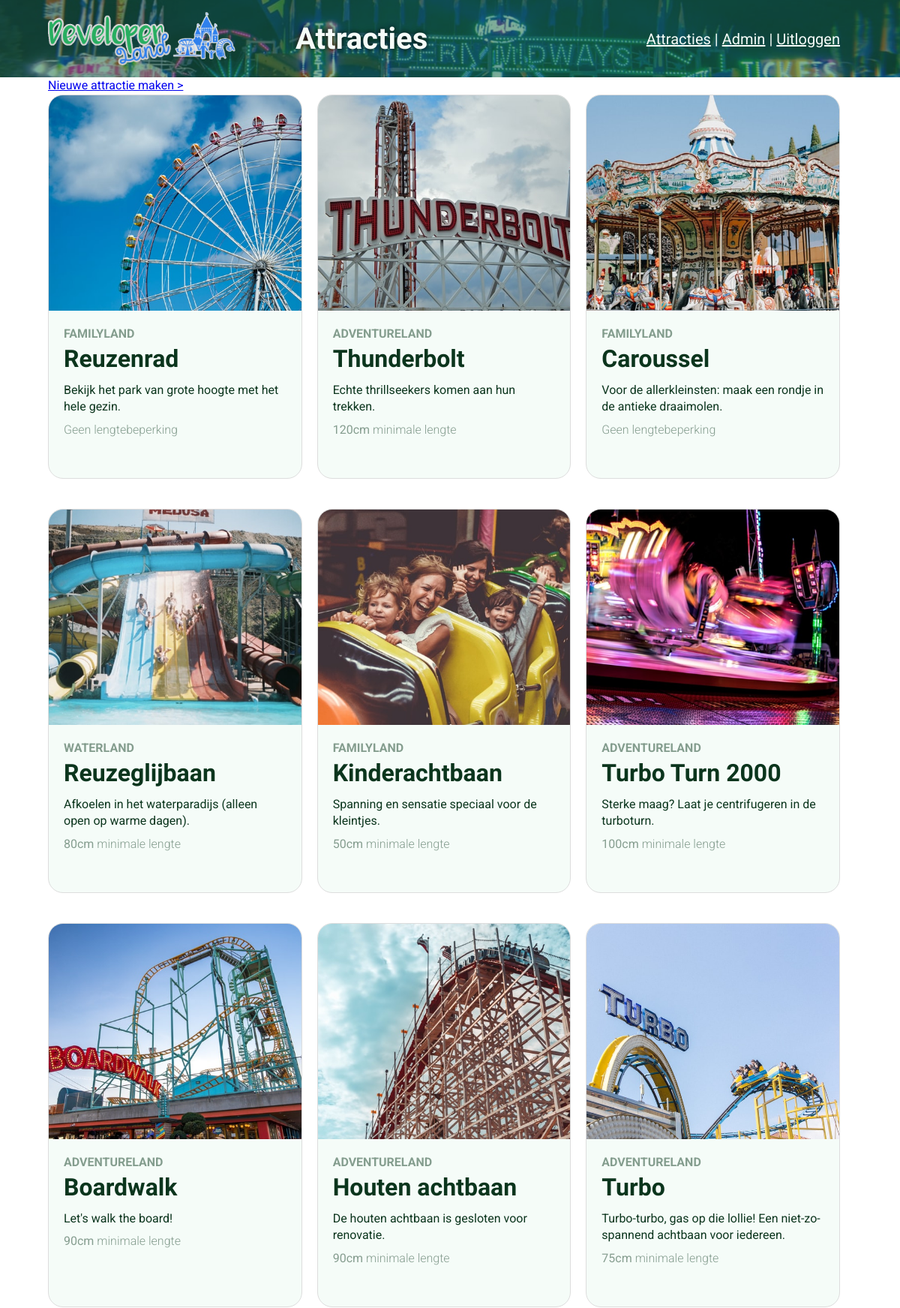
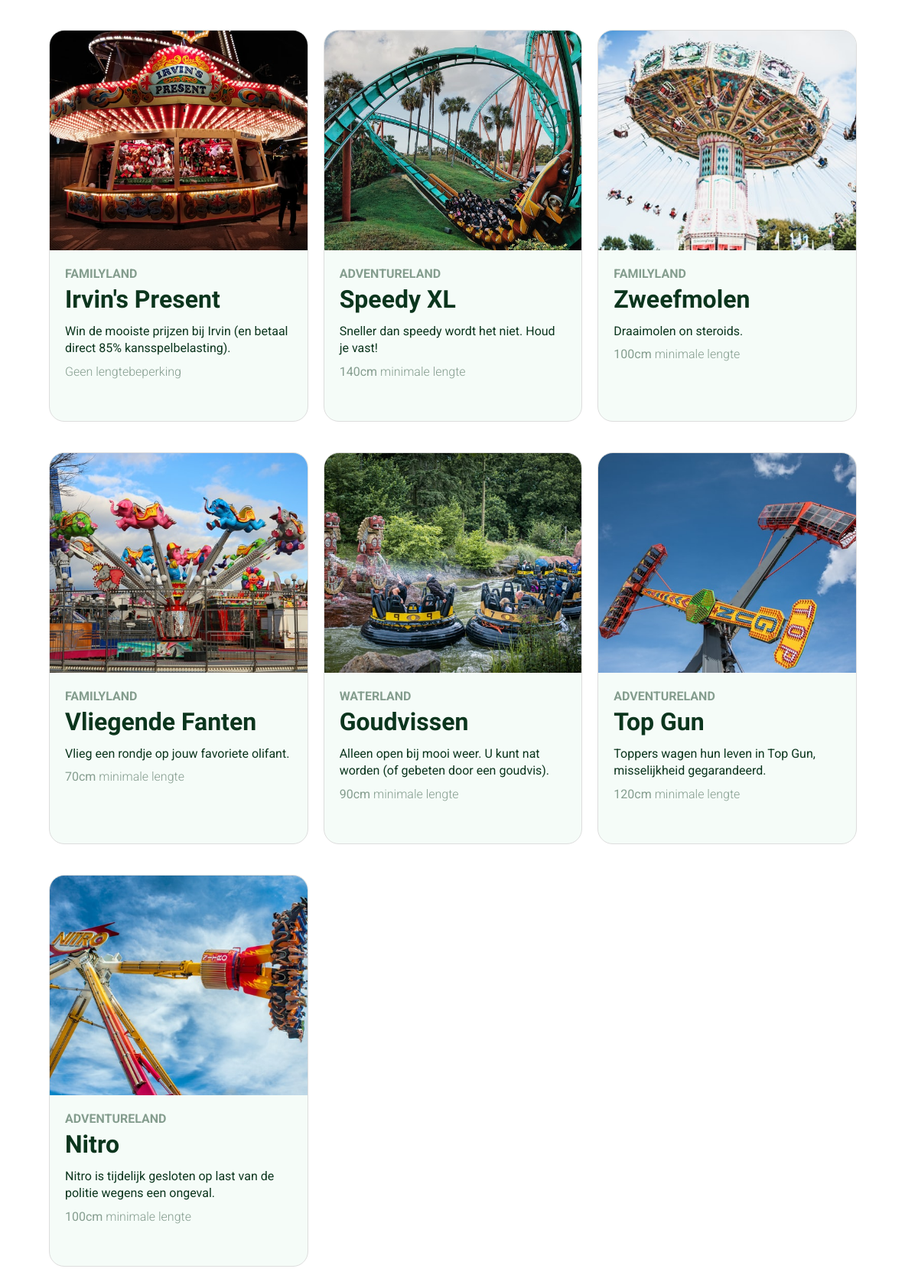
/admin/attracties/index.php (signed in), run on the app's committed database (2 pictures, top to bottom).
### tables this page shows
CREATE TABLE IF NOT EXISTS `rides` (
  `id` int(11) NOT NULL AUTO_INCREMENT,
  `title` varchar(255) NOT NULL,
  `themeland` varchar(255) NOT NULL,
  `img_file` text NOT NULL,
  `description` text NOT NULL,
  `min_length` int default NULL,
  `fast_pass` int(1) default 0,
  PRIMARY KEY (`id`)
);

### admin/backend/config.php (called while the page is built, shortened)
<?php
$base_url = 'http://localhost/attractiepagina';

### admin/attracties/index.php (the view, shortened to what this page needs)
<?php
require_once '../backend/config.php';
?>
<!doctype html>
<html lang="nl">
<head>
    <link rel="stylesheet" href="<?php echo $base_url; ?>/css/normalize.css">
    <link rel="stylesheet" href="<?php echo $base_url; ?>/css/main.css">
</head>
<body>
    <?php require_once '../../header.php'; ?>
    <div class="container">
        <a href="create.php">Nieuwe attractie maken &gt;</a>
        <?php
        require_once '../backend/conn.php';
        $query = "SELECT * FROM rides";
        $statement = $conn->prepare($query);
        $statement->execute();
        $rides = $statement->fetchAll(PDO::FETCH_ASSOC);
        ?>
        <div class="card-container">
            <?php foreach($rides as $ride): ?>
                <?php if($ride['fast_pass'] == "0"): ?>
                    <div class="card">
                        <div class="card-img">
                            <img src="<?php echo $base_url; ?>/img/attracties/<?php echo $ride['img_file']; ?>" alt="<?php echo $ride['title']; ?>">
                        </div>
                        <div class="card-info">
                            <div class="card-info-title">
                                <h4><span style="text-transform:uppercase;"><?php echo $ride['themeland']; ?></span></h4>
                                <h3><?php echo $ride['title']; ?></h3>
                            </div>
                            <p><?php echo $ride['description']?></p>
                            <?php if($ride['min_length'] != 0): ?>
                                <p class="length"><span style="font-weight: 400"><?php echo $ride['min_length']; ?>cm</span> minimale lengte</p>
                            <?php else:?>
                                <p class="length">Geen lengtebeperking</p>
                            <?php endif; ?>
                        </div>
                    </div>
                    <?php else: ?>
                        <div class="card fastpass">
                        <div class="card-img">
                            <img src="<?php echo $base_url; ?>/img/attracties/<?php echo $ride['img_file']; ?>" alt="<?php echo $ride['title']; ?>">
                        </div>
                        <div class="card-info">
                            <div class="card-info-title">
                                <h4><span style="text-transform:uppercase;"><?php echo $ride['themeland']; ?></span></h4>
                                <h3><?php echo $ride['title']; ?></h3>
                            </div>
                            <p><?php echo $ride['description']?></p>
                            <?php if($ride['min_length'] != 0): ?>
                                <p class="length"><span style="font-weight: 400"><?php echo $ride['min_length']; ?>cm</span> minimale lengte</p>
                            <?php else:?>
                                <p class="length">Geen lengtebeperking</p>
                            <?php endif; ?>
                        </div>
                    </div>
                <?php endif; ?>
            <?php endforeach; ?>
        </div>
    </div>
</body>
</html>

### header.php
<header>
    <div class="container header">
        <img src="<?php echo $base_url; ?>/img/logo-big-v4.png" alt="logo" class="logo">
        <h1>Attracties</h1>
        <nav>
            <a href="<?php echo $base_url; ?>/index.php">Attracties</a> |
            <a href="<?php echo $base_url; ?>/admin/index.php">Admin</a>
            <?php if(isset($_SESSION['user_id'])): ?>
                | <a href="<?php echo $base_url; ?>/admin/logout.php">Uitloggen</a>
            <?php else: ?>
                | <a href="<?php echo $base_url; ?>/admin/login.php">Inloggen</a>
            <?php endif; ?>
        </nav>
    </div>
</header>

### css/main.css (style rules this page uses)
html { color: #222; font-size: 1em; line-height: 1.4; font-family: "Roboto", sans-serif; }
audio, canvas, iframe, img, svg, video { vertical-align: middle; }
html { font-size: 16px; }
body { font-family: Roboto, sans-serif; }
.container { margin-left: 4rem; margin-right: 5rem; }
.container.header { display: flex; align-items: center; justify-content: space-between; }
header { font-size: 1.25rem; padding-top: 1rem; padding-bottom: 1rem; background-image: url(../img/park01.jpg); background-position: center; box-shadow: inset 0 0 0 1000px rgba(29, 98, 58, 0.5); }
header, nav a { color: #f5fcf8; }
.logo { max-width: 250px; }
header nav { flex-grow: 1; text-align: right; }
header h1 { font-family: Oxanium; font-weight: 600; margin: 0 5rem; text-shadow: 0 0 7px black; }
.card-container { display: grid; grid-template-columns: repeat(auto-fill, minmax(300px, 1fr)); gap: 20px; }
.card { max-height: 510px; display: flex; flex-direction: column; border: 1px solid #ddd; border-radius: 20px; margin-bottom: 20px; overflow: hidden; background-color: #F5FCF8; }
.card h4 { margin: 0px; color: #849D8E; font-weight: 700; }
.card h3 { margin-top: 0; margin-bottom: 0.5rem; font-family: "Oxanium", cursive; font-size: 2rem; font-weight: Bold; color: #0B351D; }
.card p { margin: 0; font-size: 1rem; color: #0B351D; }
.card .length { margin-top: .5rem; font-weight: 300; color: hsl(144, 11%, 57%); }
.card-img { height: 50vh; }
.card img { width: 100%; height: 100%; object-fit: cover; }
.card-info-title { display: flex; flex-direction: column; gap: 0px; }
.card img { flex: 1 1 50%; }
.card-info { flex: 1 1 50%; padding: 20px; }

### data on the page
rides: img_file (picture), themeland "FAMILYLAND", title "Reuzenrad", description "Bekijk het park van grote hoogte met het hele gezin.", shows "Geen lengtebeperking"
rides: img_file (picture), themeland "ADVENTURELAND", title "Thunderbolt", description "Echte thrillseekers komen aan hun trekken.", min_length "120"
rides: img_file (picture), themeland "FAMILYLAND", title "Caroussel", description "Voor de allerkleinsten: maak een rondje in de antieke draaimolen.", shows "Geen lengtebeperking"
rides: img_file (picture), themeland "WATERLAND", title "Reuzeglijbaan", description "Afkoelen in het waterparadijs (alleen open op warme dagen).", min_length "80"
rides: img_file (picture), themeland "FAMILYLAND", title "Kinderachtbaan", description "Spanning en sensatie speciaal voor de kleintjes.", min_length "50"
rides: img_file (picture), themeland "ADVENTURELAND", title "Turbo Turn 2000", description "Sterke maag? Laat je centrifugeren in de turboturn.", min_length "100"
rides: img_file (picture), themeland "ADVENTURELAND", title "Boardwalk", description "Let's walk the board!", min_length "90"
rides: img_file (picture), themeland "ADVENTURELAND", title "Houten achtbaan", description "De houten achtbaan is gesloten voor renovatie.", min_length "90"
rides: img_file (picture), themeland "ADVENTURELAND", title "Turbo", description "Turbo-turbo, gas op die lollie! Een niet-zo-spannend achtbaan voor iedereen.", min_length "75"
rides: img_file (picture), themeland "FAMILYLAND", title "Irvin's Present", description "Win de mooiste prijzen bij Irvin (en betaal direct 85% kansspelbelasting).", shows "Geen lengtebeperking"
rides: img_file (picture), themeland "ADVENTURELAND", title "Speedy XL", description "Sneller dan speedy wordt het niet. Houd je vast!", min_length "140"
rides: img_file (picture), themeland "FAMILYLAND", title "Zweefmolen", description "Draaimolen on steroids.", min_length "100"
rides: img_file (picture), themeland "FAMILYLAND", title "Vliegende Fanten", description "Vlieg een rondje op jouw favoriete olifant.", min_length "70"
rides: img_file (picture), themeland "WATERLAND", title "Goudvissen", description "Alleen open bij mooi weer. U kunt nat worden (of gebeten door een goudvis).", min_length "90"
rides: img_file (picture), themeland "ADVENTURELAND", title "Top Gun", description "Toppers wagen hun leven in Top Gun, misselijkheid gegarandeerd.", min_length "120"
rides: img_file (picture), themeland "ADVENTURELAND", title "Nitro", description "Nitro is tijdelijk gesloten op last van de politie wegens een ongeval.", min_length "100"
